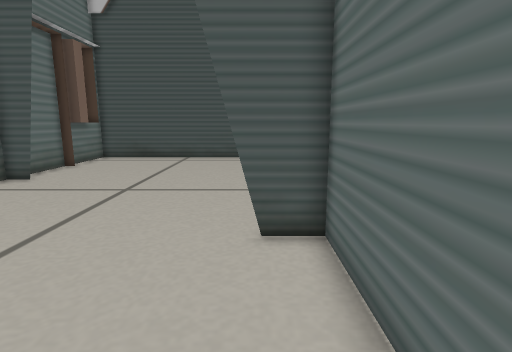
View 1 (above)

12 first-person views from a walk through a world built for the Gazebo simulator. The camera is 0.28 m above the floor, tilts 10° down and sees 80° across. The floor is counted in squares, 0.1 m on a side. Each view is taken from the middle of a square. On the plan, view 1 faces up. The plan holds only what a view shows up to about 20 squares ahead; the rest is blank. The place goes on beyond the plan.

View 2
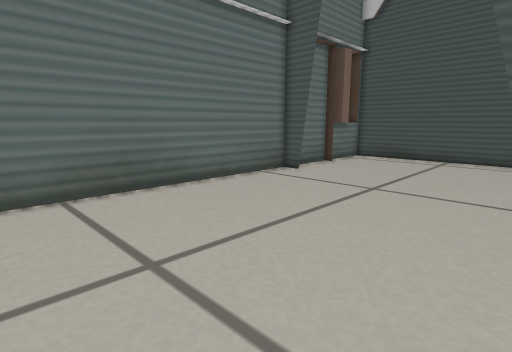

View 3
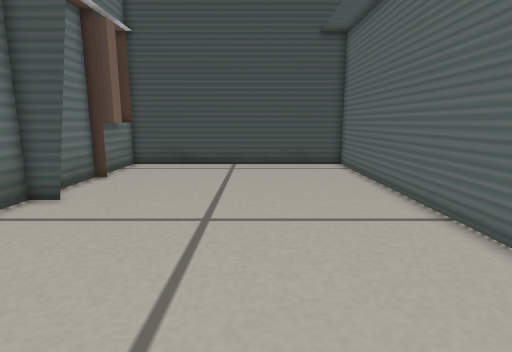

View 4
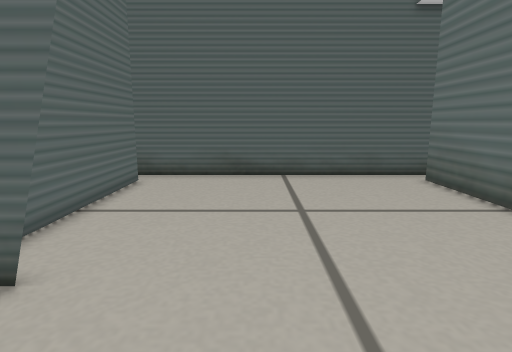

View 5
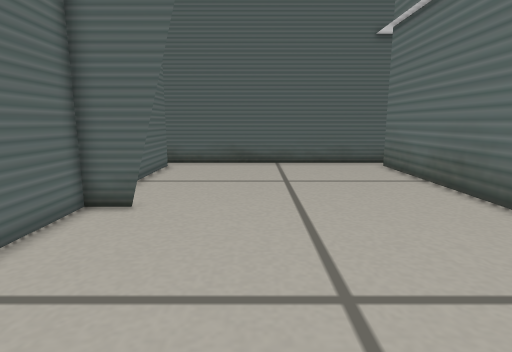

View 6
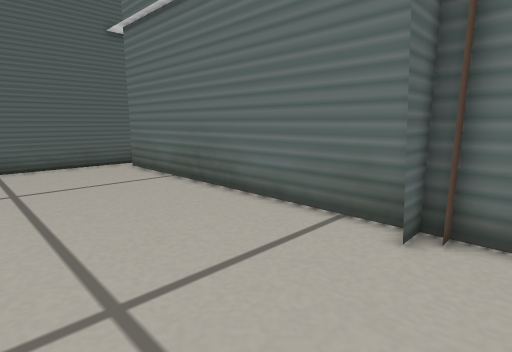

View 7
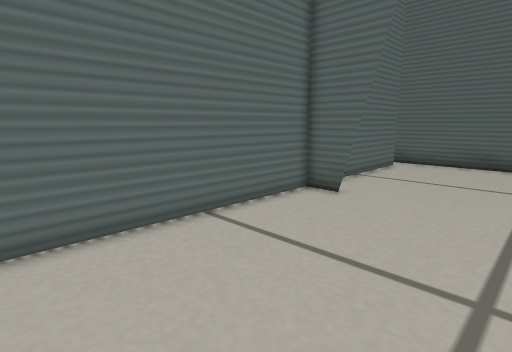

View 8
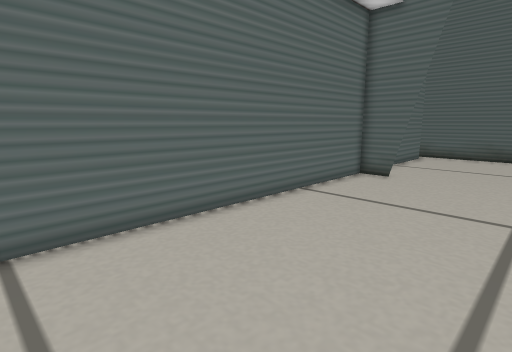

View 9
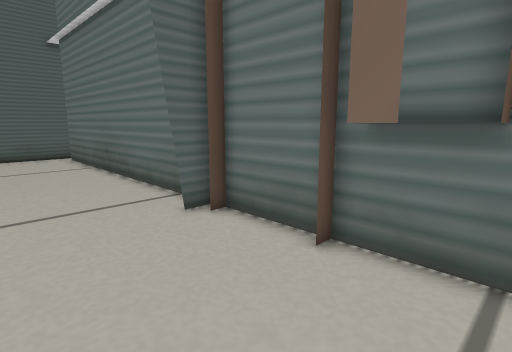

View 10
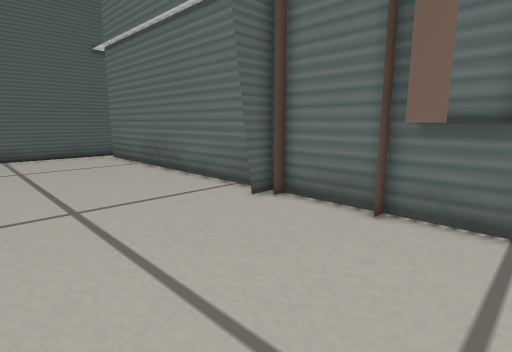

View 11
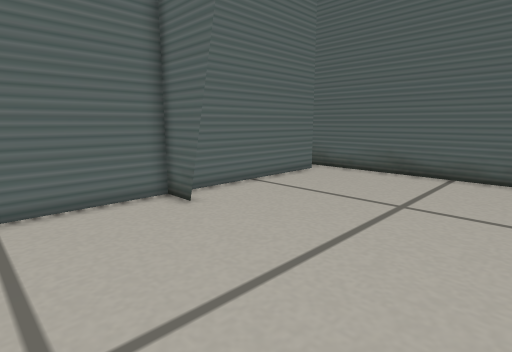

View 12
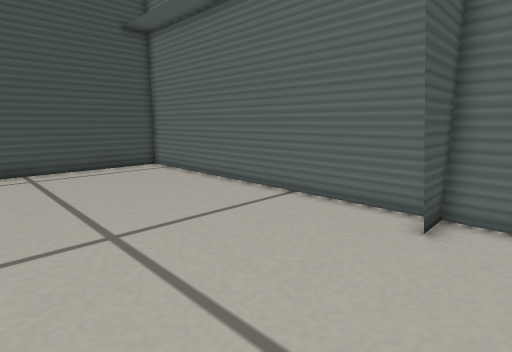

### Floor plan
Key: @ floor where view 1 was taken; # wall or solid block; . floor; = window, fence, low wall or low ledge; T thing the floor can be seen under or through.
Columns run from 12 left of view 1 to 3 right of it. Each row starts with its distance up from view 1.
 24 ###############
 23 #.............#
 22 #=............#
 21 ##............#
 20 ##............#
 19 #.............#
 18 #.............#
 17 #.............#
 16 #.............#
 15 ##............#
 14 #.............#
 13 #.............#
 12 #.............#
 11 #.............#
 10 #.............#
  9 #.............#
  8 #.............#
  7 #..........TTT#
  6 #.............#
  5 #.............#
  4 #.............#
  3 #.............#
  2 #.............#
  1 #.............#
  0 #...........@.#
 -1 #.............#
 -2 #.............#
 -3 #..............
 -4 ################

Positions as (right, up) in squares from view 1, and headings:
1: (0, 0), facing up
2: (0, 0), facing up-left
3: (-4, 4), facing up
4: (-4, 12), facing down
5: (-4, 17), facing down
6: (-4, 17), facing down-left
7: (-6, 18), facing down-right
8: (-6, 23), facing down-right
9: (-6, 23), facing down-left
10: (-3, 23), facing down-left
11: (-9, 13), facing down-right
12: (-8, 5), facing up-right
